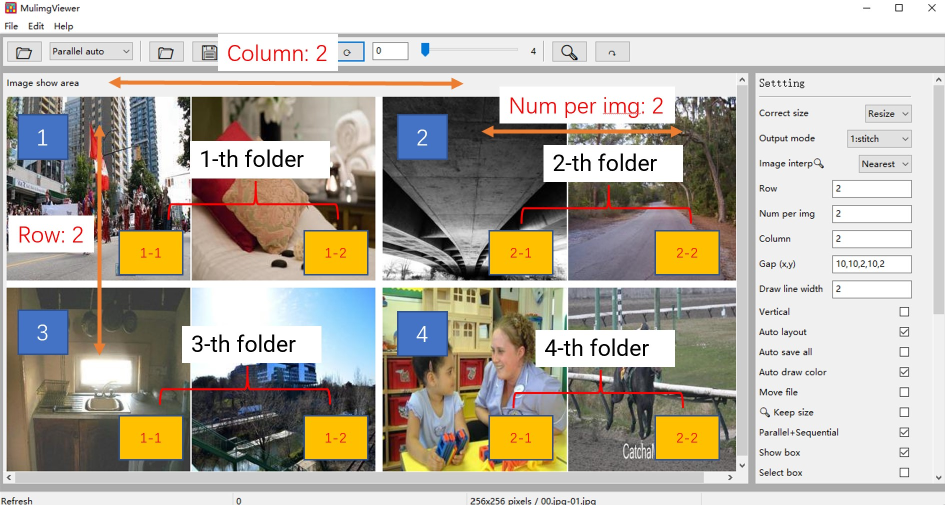
#> input picture img/Parallel_Sequential.jpg, 1890 x 1010 px (shown at 1/2 size)
$ python -i main.py   (imports and definitions only)
#> lines starting #> are read from the running program, lines starting #| are printed output that depends on the picture
from PIL import Image
from pathlib import Path
import os
import numpy as np

def custom_process_img(img):
    """油画效果"""
    if img.mode != 'RGB':
        img = img.convert('RGB')

    img_array = np.array(img)
    height, width = img_array.shape[:2]

    # 油画效果参数
    radius = 5  # 领域半径
    intensity_levels = 20  # 强度等级

    result = np.zeros_like(img_array)

    for y in range(height):
        for x in range(width):
            # 定义领域
            y1 = max(0, y - radius)
            y2 = min(height, y + radius + 1)
            x1 = max(0, x - radius)
            x2 = min(width, x + radius + 1)

            region = img_array[y1:y2, x1:x2]

            # 计算强度直方图
            intensities = np.mean(region, axis=2).astype(int)
            intensity_count = np.bincount(intensities.flatten(), minlength=256)

            # 找到最常见的强度
            most_common_intensity = np.argmax(intensity_count)

            # 计算该强度对应的平均颜色
            mask = (np.abs(intensities - most_common_intensity) < intensity_levels)
            if mask.sum() > 0:
                avg_color = region[mask].mean(axis=0).astype(int)
                result[y, x] = avg_color
            else:
                result[y, x] = img_array[y, x]

    return Image.fromarray(result.astype('uint8'))

def main(img_list, save_path, name_list=None, algorithm_name="Oil Painting Effect"):
    i = 0
    out_img_list = []
    if save_path != "":
        flag_save = True
        save_path = Path(save_path) / "custom_func_output" / algorithm_name / "processed_img"
        if not save_path.exists():
            os.makedirs(str(save_path))
    else:
        flag_save = False

    for img in img_list:
        # 油画效果计算量大，缩小图片加速
        small_img = img.resize((img.width // 2, img.height // 2), Image.BICUBIC)
        processed = custom_process_img(small_img)
        img = processed.resize(img.size, Image.BICUBIC)

        out_img_list.append(img)

        if flag_save:
            if isinstance(name_list, list):
                img_path = save_path / name_list[i]
            else:
                img_path = save_path / (str(i) + ".png")
            img.save(str(img_path))
        i += 1

    return out_img_list

>>> import cv2
>>> picture = cv2.imread('../../../../../img/Parallel_Sequential.jpg', cv2.IMREAD_GRAYSCALE)
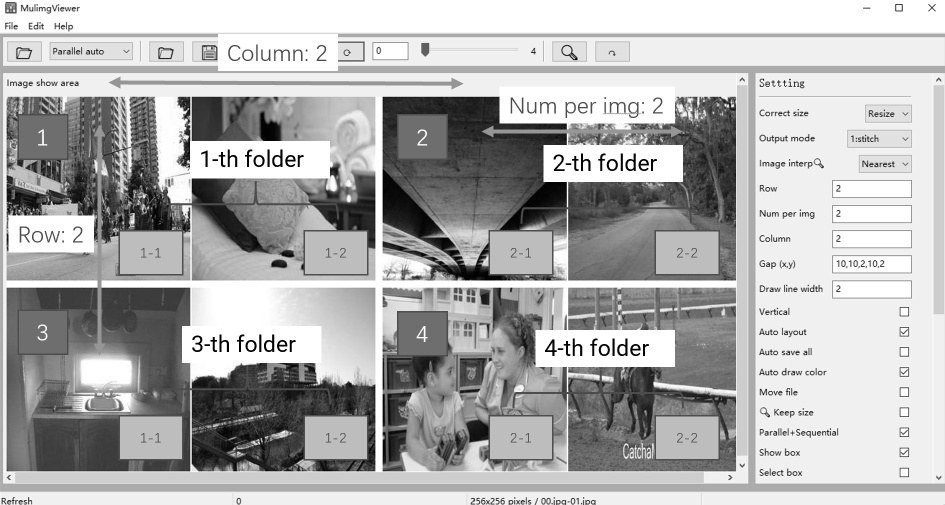
#> picture: shape (1010, 1890) (shown at 1/2 size); min 0, max 255, mean 175.9
>>> result = main(picture, 'out.png')
#> the loop in main, `for img in img_list:` made 1 pass
#> after the loop in main, `for img in img_list:`: i = 0; out_img_list = []
#> (the run stopped early here; a loop or call above may not have finished)

$ run again, on img/Parallel_select.jpg
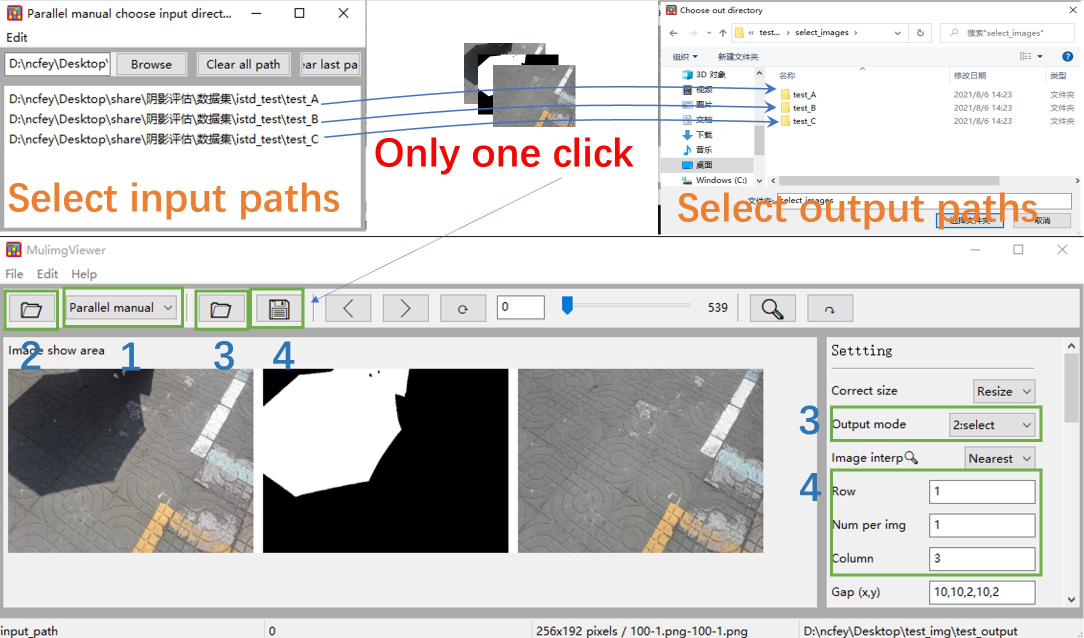
#> input picture img/Parallel_select.jpg, 2168 x 1276 px (shown at 1/2 size)
#> `picture = cv2.imread('../../../../../img/Parallel_Sequential.jpg', cv2..`:
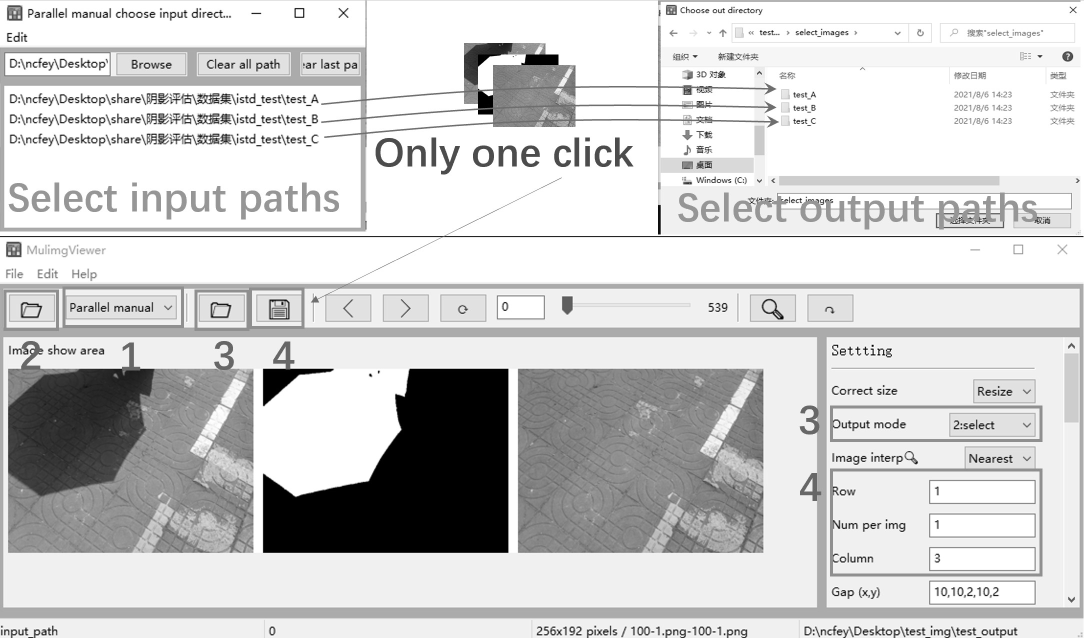
#> picture: shape (1276, 2168) (shown at 1/2 size); min 0, max 255, mean 207
#> the loop in main, `for img in img_list:` made 1 pass
#> after the loop in main, `for img in img_list:`: i = 0; out_img_list = []

$ run again, on img/Quick_start.jpg
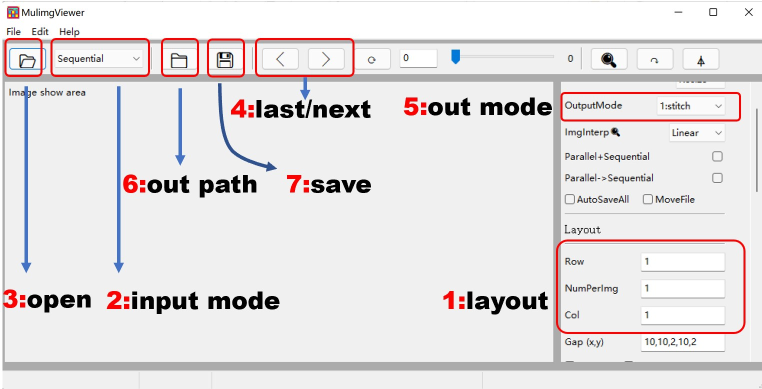
#> input picture img/Quick_start.jpg, 1524 x 778 px (shown at 1/2 size)
#> `picture = cv2.imread('../../../../../img/Parallel_Sequential.jpg', cv2..`:
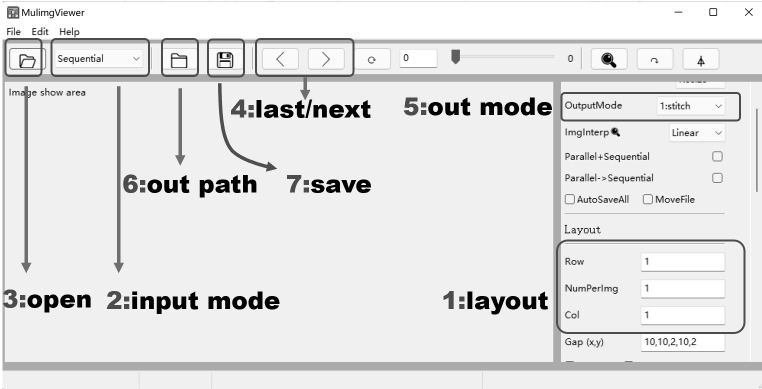
#> picture: shape (778, 1524) (shown at 1/2 size); min 0, max 255, mean 226.9
#> the loop in main, `for img in img_list:` made 1 pass
#> after the loop in main, `for img in img_list:`: i = 0; out_img_list = []

$ run again, on img/Shortcut_bar.jpg
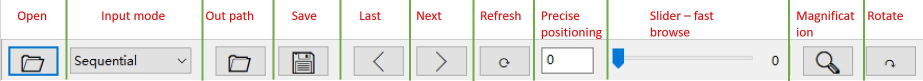
#> input picture img/Shortcut_bar.jpg, 1846 x 162 px (shown at 1/2 size)
#> `picture = cv2.imread('../../../../../img/Parallel_Sequential.jpg', cv2..`:
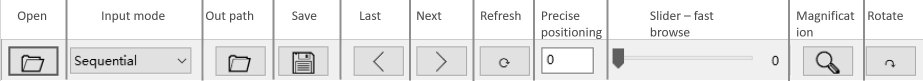
#> picture: shape (162, 1846) (shown at 1/2 size); min 0, max 255, mean 233.2
#> the loop in main, `for img in img_list:` made 1 pass
#> after the loop in main, `for img in img_list:`: i = 0; out_img_list = []
